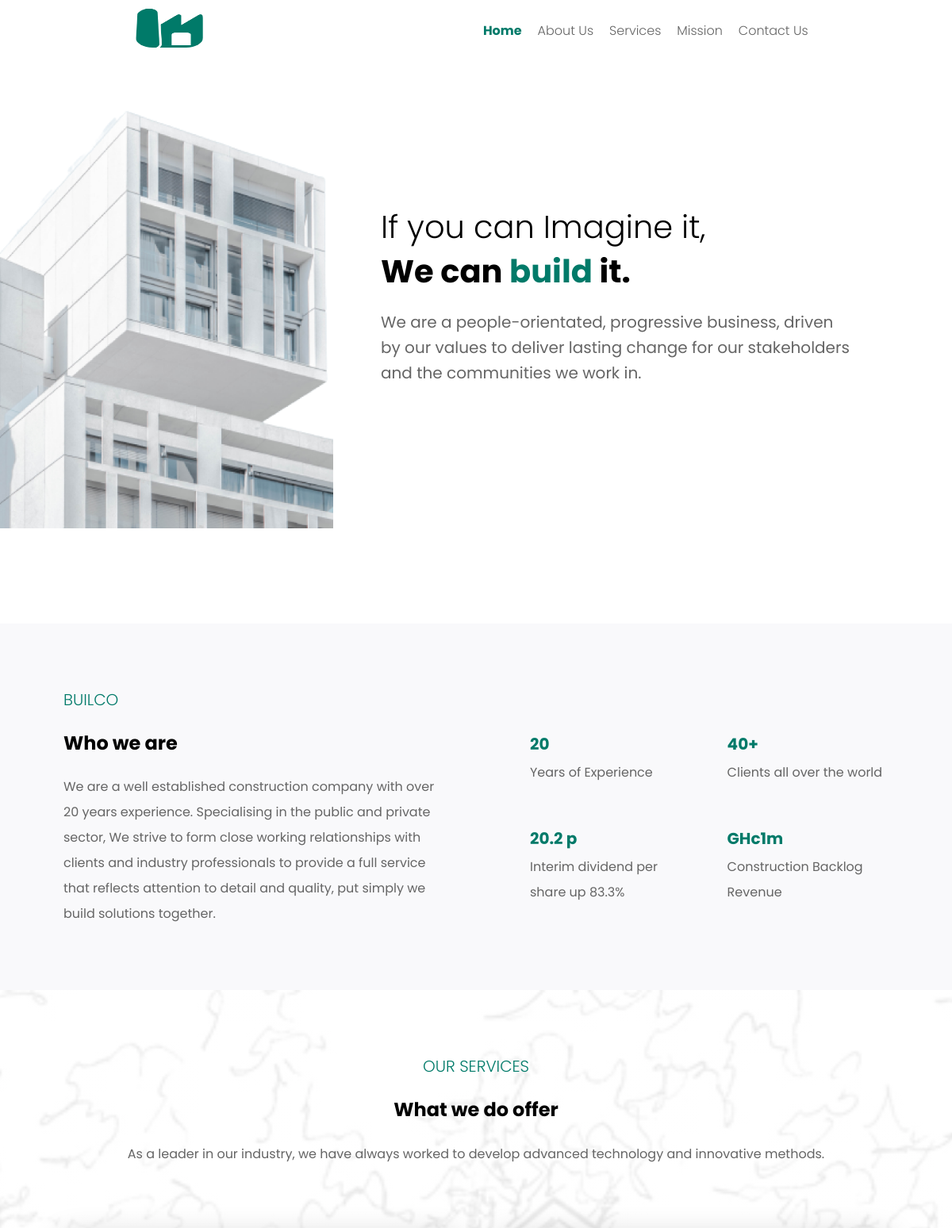
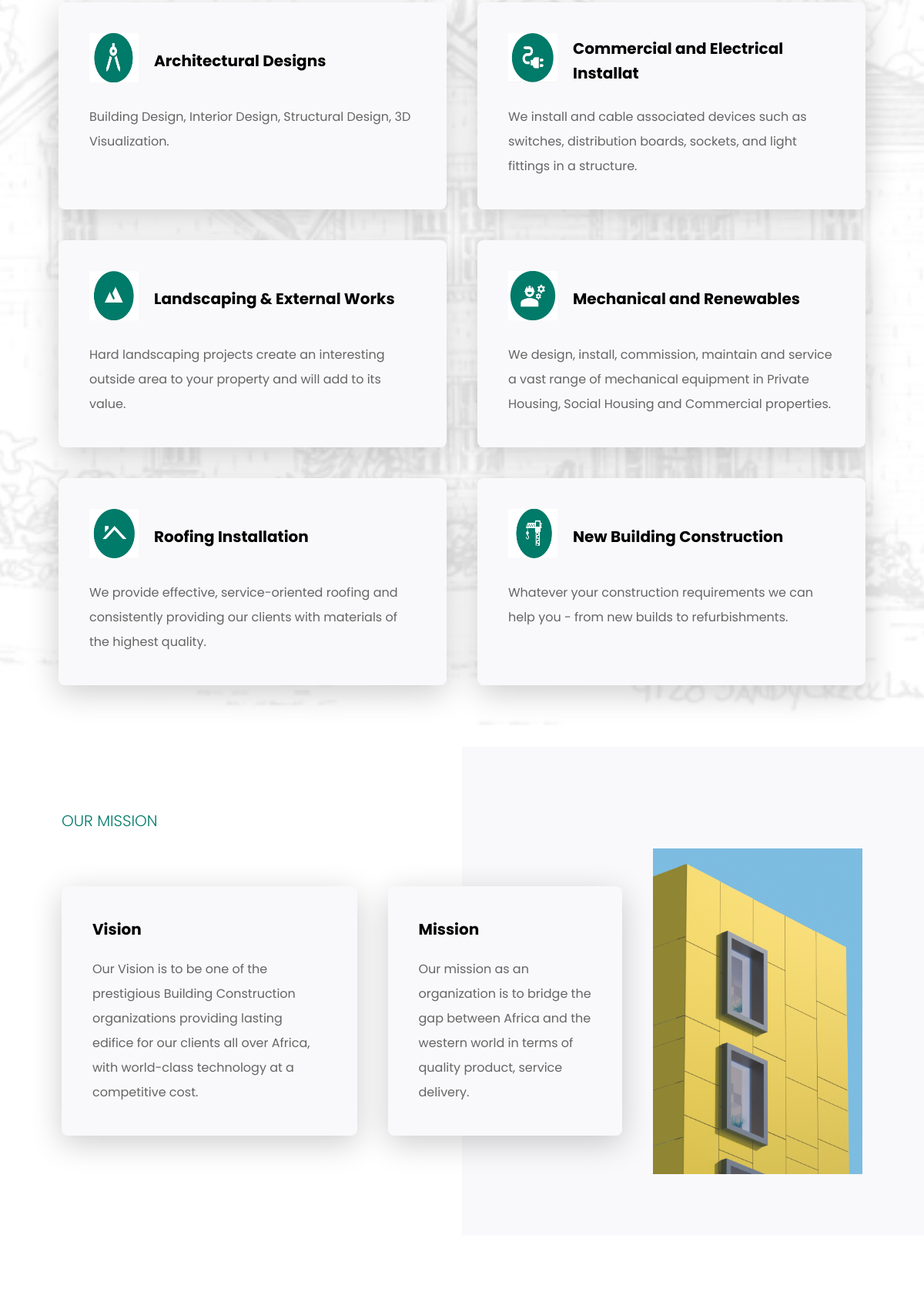
The page / (upper part) on the database its author committed (2 pictures, top to bottom).
### saharahco/models.py (models this page shows)
class Services(models.Model):
    img = models.ImageField(upload_to='static/service_img',  blank=True, null=True)
    service_name = models.CharField(max_length=35, default='Default Service Name')
    service_des = models.TextField(null=True)

### saharahco/views.py (the view)
# urls.py: path('', views.service, name='service'),
def service(request):
    ser =  Services.objects.all()
    context = {
        "services": ser
    }
    print(ser)
    return render(request, 'index.html', context)

### templates/index.html (shortened to what this page needs)
<!DOCTYPE html>
<html lang="en">
  <head>
    {% load static %}
    <link rel="stylesheet" type="text/css" href="{% static 'style.css' %}" />
  </head>
  <body>
    <div class="header__menu-bar">
      <div class="header__logo-box">
          <img
          src="/static/img/favicon.png"
          alt="BuildCo Hero Image"
          class="logo_set"
          id="home"
          />
      </div>
      <nav class="header__nav">
        <ul class="header__nav-list">
          <li class="header__nav-item">
            <a href="#home1" class="header__nav-link header__nav-link--active">Home</a>
          </li>
          <li class="header__nav-item">
            <a href="#about" class="header__nav-link">About Us</a>
          </li>
          <li class="header__nav-item">
            <a href="#estate" class="header__nav-link">Services</a>
          </li>
          <li class="header__nav-item">
            <a href="#mission" class="header__nav-link">Mission</a>
          </li>
          <li class="header__nav-item">
            <a href="#contact" class="header__nav-link">Contact Us</a>
          </li>
        </ul>
      </nav>
    </div>
    <main>
      <div class="header__content u-margin-bottom-big" id="home1">
        <div class="header__hero-img-box">
          <img
            src="/static/img/hero-img-2x.png"
            alt="BuildCo Hero Image"
            srcset="/static/img/hero-img-1x.png 1x, /static/img/hero-img-2x.png 2x"
            class="header__hero-img"
          />
        </div>
        <div class="header__text-box">
          <h1 class="heading-primary u-margin-bottom-small">
            <span class="heading-primary--sub"> If you can Imagine it, </span>
            <span class="heading-primary--main">
              We can <span class="emphasis">build</span> it.
            </span>
          </h1>
          <p class="heading-sub u-margin-bottom-mid">
            We are a people-orientated, progressive business, driven by our
            values to deliver lasting change for our stakeholders and the
            communities we work in.
          </p>
        </div>
      </div>
      <section class="who-we-are" id="about">
        <h3 class="heading-tertiary u-margin-bottom-small">Builco</h3>
        <div class="who-we-are__content">
          <div class="who-we-are__left">
            <h2 class="heading-secondary u-margin-bottom-small">Who we are</h2>
            <p class="paragraph">
              We are a well established construction company with over 20 years
              experience. Specialising in the public and private sector, We
              strive to form close working relationships with clients and
              industry professionals to provide a full service that reflects
              attention to detail and quality, put simply we build solutions
              together.
            </p>
          </div>
          <div class="who-we-are__right">
            <p class="who-we-are__paragraph paragraph">
              <span class="emphasis">20</span>
              Years of Experience
            </p>
            <p class="who-we-are__paragraph paragraph">
              <span class="emphasis">40+</span>
              Clients all over the world
            </p>
            <p class="who-we-are__paragraph paragraph">
              <span class="emphasis">20.2 p</span>
              Interim dividend per share up 83.3%
            </p>
            <p class="who-we-are__paragraph paragraph">
              <span class="emphasis">GHc1m</span>
              Construction Backlog Revenue
            </p>
          </div>
        </div>
      </section>
      <section class="what-we-offer" id="estate">
        <div class="heading__fix u-center-text">
          <h3 class="heading-tertiary u-margin-bottom-small">Our services</h3>
        </div>
        <h2 class="heading-secondary u-margin-bottom-small u-center-text">
          What we do offer
        </h2>
        <p class="paragraph u-margin-bottom-big u-center-text">
          As a leader in our industry, we have always worked to develop advanced
          technology and innovative methods.
        </p>
        {% load static %}
        <div class="what-we-offer__content-box">
          {% for service in services %}
            <div class="what-we-offer__content">
              <h4 class="what-we-offer__title u-margin-bottom-small">
                <span class="icon-box">
                  <img src="{{ service.img }}" class="icon" alt="{{ service.service_name }}">
              </span>
                {{ service.service_name }}
              </h4>
              <p class="paragraph">
                {{ service.service_des }}
              </p>
            </div>
          {% endfor %}
        </div>
      </section>
      <section class="mission" id="mission">
        <h3 class="heading-tertiary u-margin-bottom-small">Our Mission</h3>
        <div class="mission__container">
          <div class="mission__content-box mission__left">
            <div class="mission__content">
              <h4 class="mission__title u-margin-bottom-small">Vision</h4>
              <p class="paragraph">
                Our Vision is to be one of the prestigious Building Construction
                organizations providing lasting edifice for our clients all over
                Africa, with world-class technology at a competitive cost.
              </p>
            </div>
            <div class="mission__content">
              <h4 class="mission__title u-margin-bottom-small">Mission</h4>
              <p class="paragraph">
                Our mission as an organization is to bridge the gap between
                Africa and the western world in terms of quality product,
                service delivery.
              </p>
            </div>
          </div>
          <div class="mission__right">
            <div class="mission__img-box">
              <img
                src="/static/img/mission-img-2x.png"
                alt="Mission Image"
                class="mission__img"
                srcset="/static/img/mission-img-1x.png 1x, /static/img/mission-img-2x.png 2x"
              />
            </div>
          </div>
        </div>
      </section>
      <section class="why-us">
      </section>
    </main>
  </body>
</html>

### rows shown on the page
Services: img (picture), service_name "Architectural Designs", service_des "Building Design, Interior Design, Structural Design, 3D Visualization."
Services: img (picture), service_name "Commercial and Electrical Installat", service_des "We install and cable associated devices such as switches, distribution boards, sockets, and light fittings in a structure."
Services: img (picture), service_name "Landscaping & External Works", service_des "Hard landscaping projects create an interesting outside area to your property and will add to its value."
Services: img (picture), service_name "Mechanical and Renewables", service_des "We design, install, commission, maintain and service a vast range of mechanical equipment in Private Housing, Social Housing and Commercial properties."
Services: img (picture), service_name "Roofing Installation", service_des "We provide effective, service-oriented roofing and consistently providing our clients with materials of the highest quality."
Services: img (picture), service_name "New Building Construction", service_des "Whatever your construction requirements we can help you - from new builds to refurbishments."
